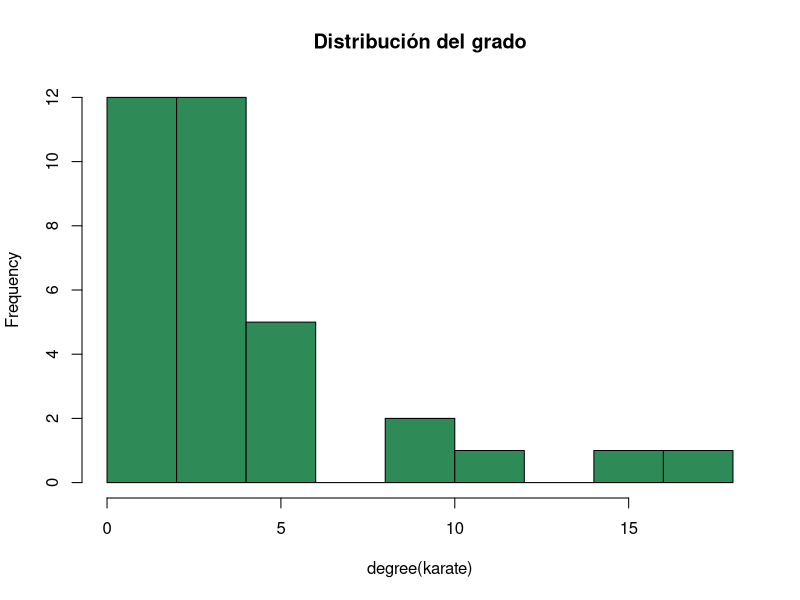
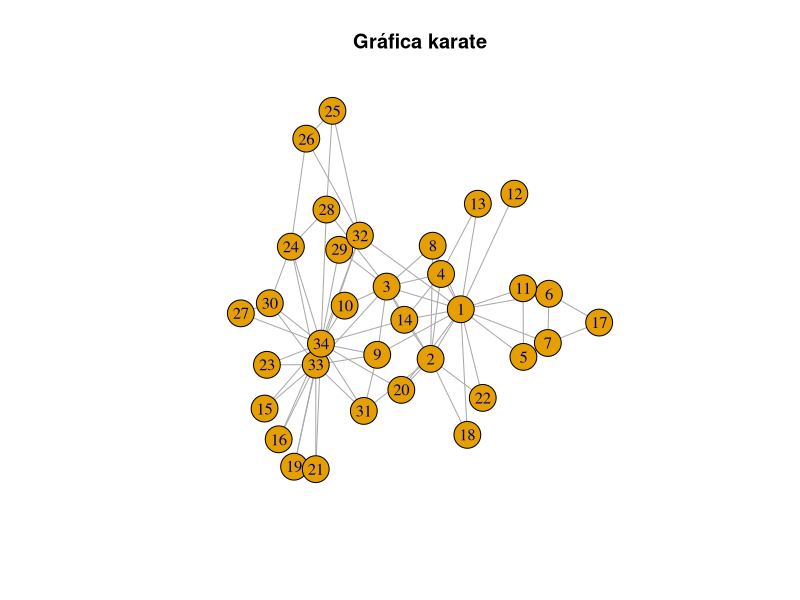

Source code (R) for these figures, in order: (Note: this script raises an error after producing the figures.)
## ---- chunk 1
knitr::opts_chunk$set(echo = TRUE)
## ---- chunk 2
library(igraph)
karate<-make_graph("Zachary")
## ---- chunk 3
karate

## ---- chunk 4
edge_density (karate)

## ---- chunk 5
adj_mat <- as.matrix (get.adjacency (karate) )
adj_mat

## ---- chunk 6

#Calculo de distribución de conectividades
degree(karate)
#Gráfica
dist_con <- hist(degree(karate), col="seagreen", main = "Distribución del grado")
dist_con

## ---- chunk 7
# Diámetro 
diameter (karate)
# Matriz de distancias
dist_mat <- distances (karate)
# Distancia promedio
mean_distance (karate)

## ---- chunk 8
get_diameter (karate)
#Da la secuencia de nodos que forman el diámetro

## ---- chunk 9
transitivity (karate, type = "local")
## ---- chunk 10

# visualización de la gráfica 
plot(karate, main = "Gráfica karate") #para saber seleccionar los hubs

sort(degree(karate), decreasing = TRUE)

degree()
closeness()
betweenness()

